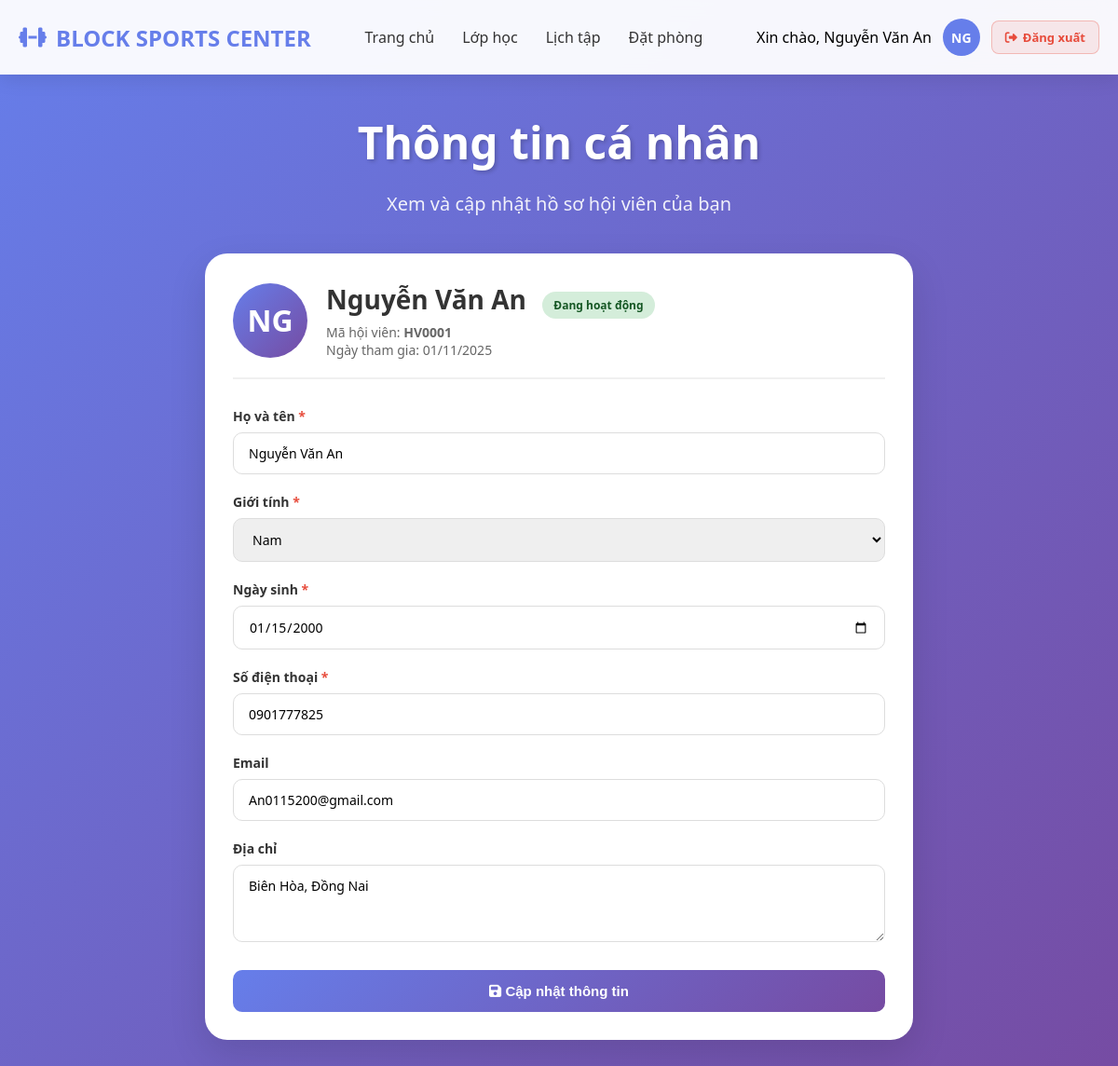
The page /public/user/profile.php (signed in) on the database its author committed.
### tables this page shows
CREATE TABLE `hoivien` (
  `MAHV` int(10) UNSIGNED NOT NULL,
  `HOVATEN` varchar(100) NOT NULL,
  `GIOITINH` enum('Nam','Nữ','Khác') NOT NULL DEFAULT 'Nam',
  `NGAYSINH` date NOT NULL,
  `SDT` varchar(20) NOT NULL,
  `EMAIL` varchar(100) DEFAULT NULL,
  `DIACHI` varchar(255) DEFAULT NULL,
  `TRANGTHAI` enum('ACTIVE','SUSPENDED','INACTIVE') NOT NULL DEFAULT 'ACTIVE',
  `NGAYTAO` datetime NOT NULL DEFAULT current_timestamp()
);

### public/user/profile.php (the view, shortened to what this page needs)
<?php
$db = Database::getInstance()->getConnection();
$userId = $_SESSION['user_id'];
$userQuery = "SELECT id, username, email, fullname, phone, role FROM users WHERE id = :userId LIMIT 1";
$stmt = $db->prepare($userQuery);
$stmt->execute([':userId' => $userId]);
$userInfo = $stmt->fetch(PDO::FETCH_OBJ);
$memberQuery = "SELECT * FROM hoivien WHERE MAHV = :userId LIMIT 1";
$stmt = $db->prepare($memberQuery);
$stmt->execute([':userId' => $userId]);
$memberInfo = $stmt->fetch(PDO::FETCH_OBJ);
$sessionName = $memberInfo->HOVATEN ?? $userInfo->fullname ?? $_SESSION['username'] ?? 'Khách';
$avatar = mb_strtoupper(mb_substr(trim($sessionName), 0, 2, 'UTF-8'), 'UTF-8');
$user = [
    'name'      => $sessionName,
    'member_id' => 'HV' . str_pad($userId, 4, '0', STR_PAD_LEFT),
    'avatar'    => $avatar,
];
$defaultEmail = $memberInfo->EMAIL ?? $userInfo->email ?? '';
$defaultPhone = $memberInfo->SDT ?? $userInfo->phone ?? '';
$defaultFullname = $memberInfo->HOVATEN ?? $userInfo->fullname ?? '';
?>
<!DOCTYPE html>
<html lang="vi">
<head>
    <link rel="stylesheet" href="https://cdnjs.cloudflare.com/ajax/libs/font-awesome/6.4.0/css/all.min.css">
</head>
<body>
    <header class="header">
        <div class="header-container">
            <div class="logo">
                <i class="fas fa-dumbbell"></i>
                BLOCK SPORTS CENTER
            </div>
            <nav class="nav">
                <a href="/block-sports-center/public/index.php?page=user">Trang chủ</a>
                <a href="/block-sports-center/public/user/classes.php">Lớp học</a>
                <a href="/block-sports-center/public/user/schedule.php">Lịch tập</a>
                <a href="/block-sports-center/public/user/booking.php">Đặt phòng</a>
            </nav>
            <div class="user-menu">
                <span>Xin chào, <?php echo htmlspecialchars($user['name']); ?></span>
                <div class="user-avatar"><?php echo htmlspecialchars($user['avatar']); ?></div>
                <a href="/block-sports-center/public/index.php?page=logout" class="logout-link">
                    <i class="fas fa-sign-out-alt"></i> Đăng xuất
                </a>
            </div>
        </div>
    </header>
    <section class="hero">
        <h1>Thông tin cá nhân</h1>
        <p>Xem và cập nhật hồ sơ hội viên của bạn</p>
    </section>
    <section class="profile">
        <div class="profile-card">
            <div class="profile-header">
                <div class="profile-avatar">
                    <?= htmlspecialchars($user['avatar']) ?>
                </div>
                <div>
                    <h2>
                        <?= htmlspecialchars($user['name']) ?>
                        <?php if ($memberInfo): ?>
                            <span class="member-status status-<?= strtolower($memberInfo->TRANGTHAI ?? 'inactive') ?>">
                                <?php
                                    $statusMap = [
                                        'ACTIVE' => 'Đang hoạt động',
                                        'SUSPENDED' => 'Tạm ngưng',
                                        'INACTIVE' => 'Không hoạt động'
                                    ];
                                    echo $statusMap[$memberInfo->TRANGTHAI] ?? 'Chưa xác định';
                                ?>
                            </span>
                        <?php else: ?>
                            <span class="member-status status-inactive">Chưa đăng ký</span>
                        <?php endif; ?>
                    </h2>
                    <p>Mã hội viên: <strong><?= htmlspecialchars($user['member_id']) ?></strong></p>
                    <?php if ($memberInfo && $memberInfo->NGAYTAO): ?>
                        <p>Ngày tham gia: <?= date('d/m/Y', strtotime($memberInfo->NGAYTAO)) ?></p>
                    <?php endif; ?>
                </div>
            </div>
            <form method="POST" class="profile-body">
                <div class="profile-row">
                    <label>Họ và tên <span class="required">*</span></label>
                    <input type="text" name="hovaten" value="<?= htmlspecialchars($defaultFullname) ?>" required placeholder="Nhập họ và tên đầy đủ">
                </div>
                <div class="profile-row">
                    <label>Giới tính <span class="required">*</span></label>
                    <select name="gioitinh" required>
                        <option value="Nam" <?= ($memberInfo && $memberInfo->GIOITINH === 'Nam') ? 'selected' : '' ?>>Nam</option>
                    </select>
                </div>
                <div class="profile-row">
                    <label>Ngày sinh <span class="required">*</span></label>
                    <input type="date" name="ngaysinh" value="<?= $memberInfo ? date('Y-m-d', strtotime($memberInfo->NGAYSINH)) : '' ?>" required max="<?= date('Y-m-d', strtotime('-10 years')) ?>">
                </div>
                <div class="profile-row">
                    <label>Số điện thoại <span class="required">*</span></label>
                    <input type="tel" name="sdt" value="<?= htmlspecialchars($defaultPhone) ?>" required pattern="[0-9]{10,11}" placeholder="0901234567">
                </div>
                <div class="profile-row">
                    <label>Email</label>
                    <input type="email" name="email" value="<?= htmlspecialchars($defaultEmail) ?>" placeholder="email@example.com">
                </div>
                <div class="profile-row">
                    <label>Địa chỉ</label>
                    <textarea name="diachi" rows="3" placeholder="Nhập địa chỉ đầy đủ"><?= htmlspecialchars($memberInfo->DIACHI ?? '') ?></textarea>
                </div>
                <button type="submit" class="btn btn-primary">
                    <i class="fas fa-save"></i> <?= $memberInfo ? 'Cập nhật thông tin' : 'Đăng ký hội viên' ?>
                </button>
            </form>
        </div>
    </section>
</body>
</html>

### public/user/profile.php (style rules this page uses)
* { margin: 0; padding: 0; box-sizing: border-box; }
body { font-family: system-ui, -apple-system, 'Segoe UI', Roboto, sans-serif; background: linear-gradient(135deg, #667eea 0%, #764ba2 100%); min-height: 100vh; }
.header { background: rgba(255, 255, 255, 0.95); backdrop-filter: blur(10px); padding: 20px 0; box-shadow: 0 4px 20px rgba(0,0,0,0.1); position: sticky; top: 0; z-index: 100; }
.header-container { max-width: 1200px; margin: 0 auto; padding: 0 20px; display: flex; justify-content: space-between; align-items: center; }
.logo { font-size: 24px; font-weight: 700; color: #667eea; display: flex; align-items: center; gap: 10px; }
.nav { display: flex; gap: 30px; align-items: center; }
.nav a { color: #333; text-decoration: none; font-weight: 500; transition: color 0.3s; }
.user-menu { display: flex; align-items: center; gap: 12px; }
.user-avatar { width: 40px; height: 40px; border-radius: 50%; background: #667eea; display: flex; align-items: center; justify-content: center; color: white; font-weight: 600; font-size: 14px; }
.logout-link { display: inline-flex; align-items: center; gap: 6px; padding: 8px 14px; border-radius: 8px; background: rgba(231, 76, 60, 0.1); color: #e74c3c; font-size: 13px; font-weight: 600; text-decoration: none; transition: all 0.2s; border: 1px solid rgba(231, 76, 60, 0.3); }
.hero { max-width: 1200px; margin: 40px auto; padding: 0 20px; color: white; text-align: center; }
.hero h1 { font-size: 48px; margin-bottom: 20px; text-shadow: 2px 2px 4px rgba(0,0,0,0.2); }
.hero p { font-size: 20px; opacity: 0.9; }
.profile { max-width: 800px; margin: 0 auto 60px; padding: 0 20px; }
.profile-card { background: white; border-radius: 24px; padding: 30px; box-shadow: 0 15px 40px rgba(0,0,0,0.12); }
.profile-header { display: flex; align-items: center; gap: 20px; margin-bottom: 30px; padding-bottom: 20px; border-bottom: 2px solid #f0f0f0; }
.profile-avatar { width: 80px; height: 80px; border-radius: 50%; background: linear-gradient(135deg, #667eea 0%, #764ba2 100%); display: flex; align-items: center; justify-content: center; color: white; font-weight: 700; font-size: 32px; }
.profile-header h2 { font-size: 28px; color: #333; margin-bottom: 5px; }
.profile-header p { color: #666; font-size: 14px; }
.profile-body { display: flex; flex-direction: column; gap: 20px; }
.profile-row { display: flex; flex-direction: column; gap: 8px; }
.profile-row label { font-weight: 600; color: #333; font-size: 14px; }
.profile-row label .required { color: #e74c3c; }
.profile-row input, .profile-row select, .profile-row textarea { padding: 12px 16px; border-radius: 10px; border: 1px solid #ddd; font-size: 14px; font-family: inherit; transition: border-color 0.2s; }
.btn { padding: 14px 28px; border: none; border-radius: 10px; font-weight: 600; cursor: pointer; transition: all 0.3s; font-size: 15px; margin-top: 10px; }
.btn-primary { background: linear-gradient(135deg, #667eea 0%, #764ba2 100%); color: white; }
.member-status { display: inline-block; padding: 6px 12px; border-radius: 20px; font-size: 12px; font-weight: 600; margin-left: 10px; }
.status-active { background: #d4edda; color: #155724; }

### rows shown on the page
hoivien: HOVATEN "Nguyễn Văn An", HOVATEN "NG", TRANGTHAI "Đang hoạt động", HOVATEN "HV0001", NGAYTAO "01/11/2025", hovaten "Nguyễn Văn An", gioitinh "Nam", ngaysinh "01/15/2000", sdt "0901777825", email "An0115200@gmail.com", diachi "Biên Hòa, Đồng Nai"
